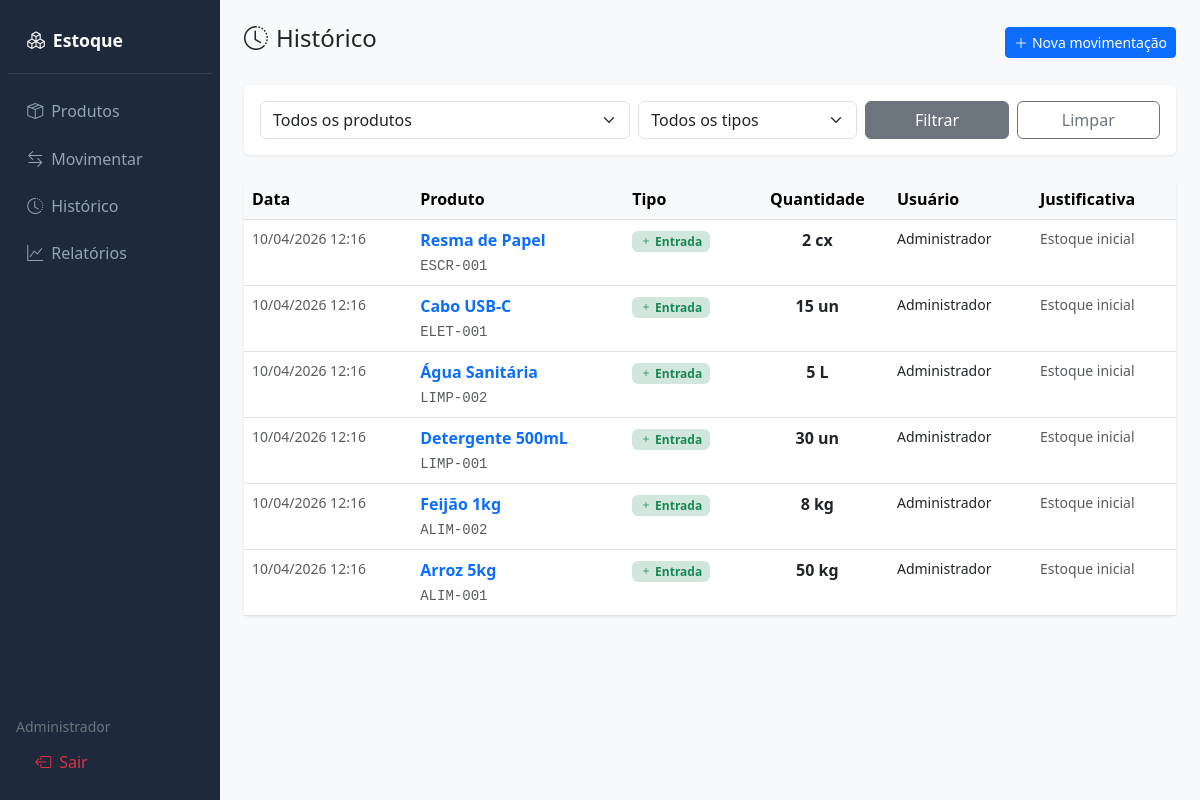
The app's page /movimentacoes/ (signed in) with its own data.
### app/models/usuario.py (models this page shows, shortened)
class Usuario(UserMixin, db.Model):
    __tablename__ = "usuarios"
    id = db.Column(db.Integer, primary_key=True)
    nome = db.Column(db.String(100), nullable=False)
    email = db.Column(db.String(150), unique=True, nullable=False)
    senha_hash = db.Column(db.String(256), nullable=False)
    admin = db.Column(db.Boolean, default=False)
    criado_em = db.Column(db.DateTime, default=datetime.utcnow)
    movimentacoes = db.relationship("Movimentacao", backref="usuario", lazy=True)

### app/models/movimentacao.py (models this page shows, shortened)
class Movimentacao(db.Model):
    __tablename__ = "movimentacoes"
    id = db.Column(db.Integer, primary_key=True)
    tipo = db.Column(db.String(10), nullable=False)          # 'entrada' ou 'saida'
    quantidade = db.Column(db.Integer, nullable=False)
    justificativa = db.Column(db.String(255))
    produto_id = db.Column(db.Integer, db.ForeignKey("produtos.id"), nullable=False)
    usuario_id = db.Column(db.Integer, db.ForeignKey("usuarios.id"), nullable=False)
    criado_em = db.Column(db.DateTime, default=datetime.utcnow)

### app/models/produto.py (models this page shows, shortened)
class Produto(db.Model):
    __tablename__ = "produtos"
    id = db.Column(db.Integer, primary_key=True)
    nome = db.Column(db.String(150), nullable=False)
    codigo = db.Column(db.String(50), unique=True, nullable=False)
    descricao = db.Column(db.Text)
    unidade = db.Column(db.String(20), default="un")
    estoque_minimo = db.Column(db.Integer, default=0)
    categoria_id = db.Column(db.Integer, db.ForeignKey("categorias.id"))
    ativo = db.Column(db.Boolean, default=True)
    criado_em = db.Column(db.DateTime, default=datetime.utcnow)
    movimentacoes = db.relationship("Movimentacao", backref="produto", lazy=True)

### app/routes/movimentacoes.py (the view)
@mov_bp.route("/")
@login_required
def listar():
    page = request.args.get("page", 1, type=int)
    produto_id = request.args.get("produto_id", type=int)
    tipo = request.args.get("tipo", "")
    query = Movimentacao.query
    if produto_id:
        query = query.filter_by(produto_id=produto_id)
    if tipo in ("entrada", "saida"):
        query = query.filter_by(tipo=tipo)
    movs = query.order_by(Movimentacao.criado_em.desc()).paginate(page=page, per_page=30)
    produtos = Produto.query.filter_by(ativo=True).order_by(Produto.nome).all()
    return render_template("movimentacoes/listar.html", movimentacoes=movs,
                           produtos=produtos, produto_id=produto_id, tipo=tipo)

### app/models/usuario.py (called while the page is built)
@login_manager.user_loader
def load_user(user_id):
    return Usuario.query.get(int(user_id))

### app/templates/movimentacoes/listar.html (shortened to what this page needs)
{% extends "base.html" %}
{% block content %}
<div class="d-flex justify-content-between align-items-center mb-4">
  <h4><i class="bi bi-clock-history me-2"></i>Histórico</h4>
  <a href="{{ url_for('movimentacoes.nova') }}" class="btn btn-primary btn-sm">
    <i class="bi bi-plus-lg me-1"></i>Nova movimentação
  </a>
</div>
<form class="card p-3 mb-4" method="GET">
  <div class="row g-2 align-items-end">
    <div class="col-md-5">
      <select name="produto_id" class="form-select">
        <option value="">Todos os produtos</option>
      </select>
    </div>
    <div class="col-md-3">
      <select name="tipo" class="form-select">
        <option value="">Todos os tipos</option>
      </select>
    </div>
    <div class="col-md-2">
      <button type="submit" class="btn btn-secondary w-100">Filtrar</button>
    </div>
    <div class="col-md-2">
      <a href="{{ url_for('movimentacoes.listar') }}" class="btn btn-outline-secondary w-100">Limpar</a>
    </div>
  </div>
</form>
<div class="card">
  <div class="table-responsive">
    <table class="table table-hover mb-0">
      <thead class="table-light">
        <tr>
          <th>Data</th>
          <th>Produto</th>
          <th>Tipo</th>
          <th class="text-center">Quantidade</th>
          <th>Usuário</th>
          <th>Justificativa</th>
        </tr>
      </thead>
      <tbody>
        {% for m in movimentacoes.items %}
        <tr>
          <td class="text-muted small text-nowrap">{{ m.criado_em.strftime('%d/%m/%Y %H:%M') }}</td>
          <td>
            <a href="{{ url_for('produtos.detalhe', id=m.produto_id) }}" class="text-decoration-none">
              <span class="fw-semibold">{{ m.produto.nome }}</span>
              <br><code class="small text-muted">{{ m.produto.codigo }}</code>
            </a>
          </td>
          <td>
            {% if m.tipo == 'entrada' %}
              <span class="badge bg-success-subtle text-success">
                <i class="bi bi-plus"></i> Entrada
              </span>
            {% else %}
              <span class="badge bg-danger-subtle text-danger">
                <i class="bi bi-dash"></i> Saída
              </span>
            {% endif %}
          </td>
          <td class="text-center fw-semibold">{{ m.quantidade }} {{ m.produto.unidade }}</td>
          <td class="small">{{ m.usuario.nome }}</td>
          <td class="small text-muted">{{ m.justificativa or '—' }}</td>
        </tr>
        {% else %}
        <tr>
          <td colspan="6" class="text-center text-muted py-4">Nenhuma movimentação encontrada.</td>
        </tr>
        {% endfor %}
      </tbody>
    </table>
  </div>
</div>
{% endblock %}

### app/templates/base.html (shortened to what this page needs)
<!DOCTYPE html>
<html lang="pt-BR">
<head>
  <link href="https://cdn.jsdelivr.net/npm/bootstrap@5.3.0/dist/css/bootstrap.min.css" rel="stylesheet">
  <link href="https://cdn.jsdelivr.net/npm/bootstrap-icons@1.11.0/font/bootstrap-icons.css" rel="stylesheet">
</head>
<body>
<div class="d-flex">
  {% if current_user.is_authenticated %}
  <div class="sidebar d-flex flex-column p-2" style="width:220px; min-width:220px">
    <div class="brand mb-3"><i class="bi bi-boxes me-2"></i>Estoque</div>
    <nav class="nav flex-column gap-1">
      <a href="{{ url_for('produtos.listar') }}"
         class="nav-link {% if request.blueprint == 'produtos' %}active{% endif %}">
        <i class="bi bi-box-seam me-2"></i>Produtos
      </a>
      <a href="{{ url_for('movimentacoes.nova') }}"
         class="nav-link {% if request.blueprint == 'movimentacoes' and 'nova' in request.path %}active{% endif %}">
        <i class="bi bi-arrow-left-right me-2"></i>Movimentar
      </a>
      <a href="{{ url_for('movimentacoes.listar') }}"
         class="nav-link">
        <i class="bi bi-clock-history me-2"></i>Histórico
      </a>
      <a href="{{ url_for('relatorios.index') }}"
         class="nav-link {% if request.blueprint == 'relatorios' %}active{% endif %}">
        <i class="bi bi-graph-up me-2"></i>Relatórios
      </a>
    </nav>
    <div class="mt-auto p-2">
      <small class="text-secondary d-block mb-1">{{ current_user.nome }}</small>
      <a href="{{ url_for('auth.logout') }}" class="nav-link text-danger">
        <i class="bi bi-box-arrow-left me-2"></i>Sair
      </a>
    </div>
  </div>
  {% endif %}
  <div class="flex-grow-1 p-4" style="min-width:0">
    {% block content %}{% endblock %}
  </div>
</div>
</body>
</html>

### app/templates/base.html (style rules this page uses)
body { background: #f8f9fa; }
.sidebar { min-height: 100vh; background: #1e293b; }
.sidebar .nav-link { color: #94a3b8; padding: .6rem 1.2rem; border-radius: 6px; }
.sidebar .brand { color: #fff; font-size: 1.1rem; font-weight: 600; padding: 1.2rem; border-bottom: 1px solid #334155; }
.card { border: none; box-shadow: 0 1px 3px rgba(0,0,0,.08); }

### records on screen
Usuario: nome "Administrador"
Movimentacao: criado_em "10/04/2026 12:16", produto.nome "Resma de Papel", produto.codigo "ESCR-001", tipo "entrada" (drawn), quantidade "2", produto.unidade "cx", usuario.nome "Administrador", justificativa "Estoque inicial"
Movimentacao: criado_em "10/04/2026 12:16", produto.nome "Cabo USB-C", produto.codigo "ELET-001", tipo "entrada" (drawn), quantidade "15", produto.unidade "un", usuario.nome "Administrador", justificativa "Estoque inicial"
Movimentacao: criado_em "10/04/2026 12:16", produto.nome "Água Sanitária", produto.codigo "LIMP-002", tipo "entrada" (drawn), quantidade "5", produto.unidade "L", usuario.nome "Administrador", justificativa "Estoque inicial"
Movimentacao: criado_em "10/04/2026 12:16", produto.nome "Detergente 500mL", produto.codigo "LIMP-001", tipo "entrada" (drawn), quantidade "30", produto.unidade "un", usuario.nome "Administrador", justificativa "Estoque inicial"
Movimentacao: criado_em "10/04/2026 12:16", produto.nome "Feijão 1kg", produto.codigo "ALIM-002", tipo "entrada" (drawn), quantidade "8", produto.unidade "kg", usuario.nome "Administrador", justificativa "Estoque inicial"
Movimentacao: criado_em "10/04/2026 12:16", produto.nome "Arroz 5kg", produto.codigo "ALIM-001", tipo "entrada" (drawn), quantidade "50", produto.unidade "kg", usuario.nome "Administrador", justificativa "Estoque inicial"
